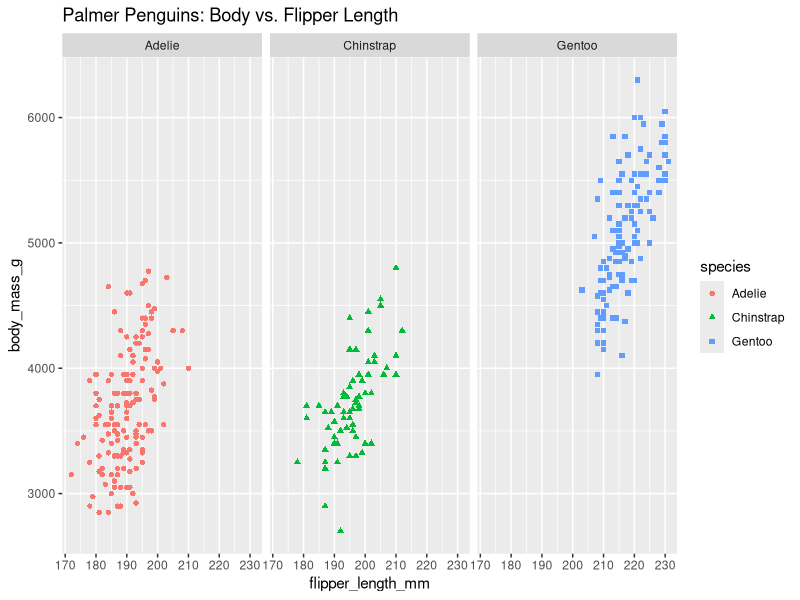

Here is the R script that generated this plot:

# installing package and then plotting ggplot
install.packages('palmerpenguins')
install.packages('ggplot2')

library('palmerpenguins')
library('ggplot2')

# plotting the scatter plot
ggplot(data=penguins, aes(x=flipper_length_mm, 
y=body_mass_g)) + geom_point(aes(color=species, shape = species)) +
  facet_wrap(~species) + labs(title = "Palmer Penguins: Body vs. Flipper Length")
View(penguins)

# Variable wxamples
first_variable <- "This is my Variable"
first_variable

# Vector creation
vec_1 <- c(12, 23, 45, 8, 23, 55)
vec_1

# our first calculations
sales_1 <- 644545.3
sales_2 <- 345673.3
thisyear_sales <- sales_1 + sales_2
thisyear_sales

# checkout out installed packges
installed.packages()

# then installing new package
library(class)

# updating packages
update.packages()

# tidyverse librray installation 
install.packages("tidyverse")
library("tidyverse")
